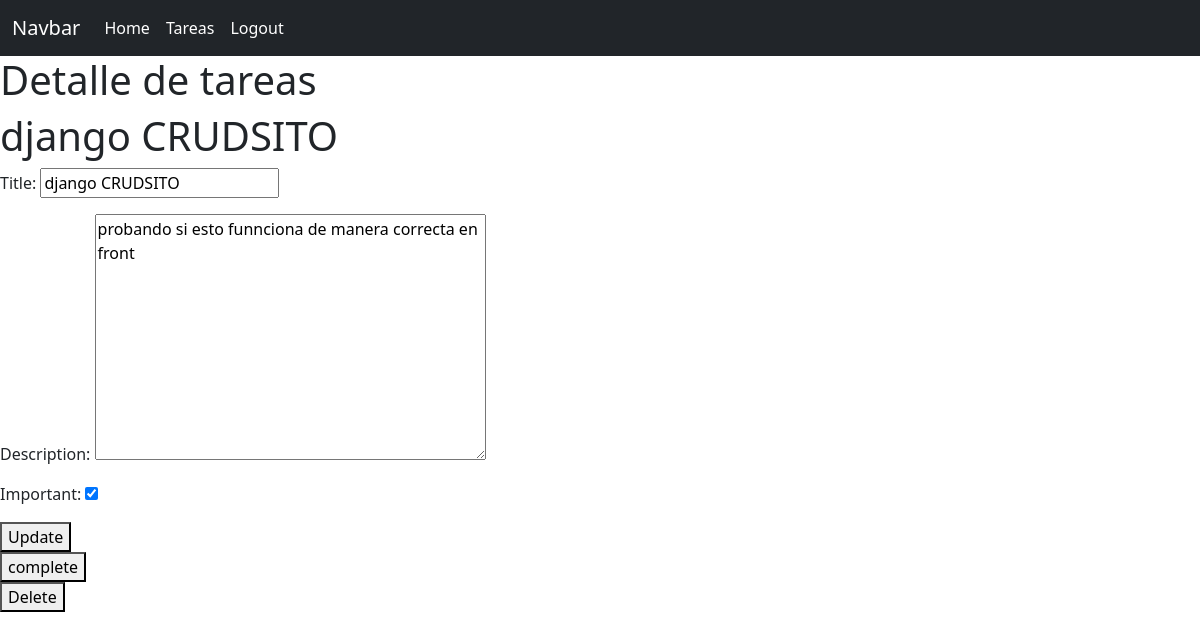
/tareas/1/ (signed in), run on the app's committed database.
### task/models.py (models this page shows, shortened)
class Tareas(models.Model):
    title = models.CharField(max_length=100)
    description = models.TextField(blank=True)
    created = models.DateTimeField(auto_now_add=True)
    datecompleted = models.DateTimeField(null=True)
    important = models.BooleanField(default=False)
    user = models.ForeignKey(User, on_delete=models.CASCADE)

### task/views.py (the view, shortened to what this page needs)
# urls.py: path('tareas/<int:id>/', views.detail, name='tareas_detail'),
@login_required
def detail(request, id):
    if request.method == 'GET':
        tarea = get_object_or_404(Tareas, pk=id)
        form = TaskForm(instance=tarea)
        return render(request, 'detail.html', {'tareas': tarea, 'form': form})

### task/form.py
class TaskForm(ModelForm):
    class Meta:
        model = Tareas
        fields = ['title', 'description', 'important']

### task/templates/detail.html (shortened to what this page needs)
{% extends 'base.html'%}
{% block content %}
<h1>Detalle de tareas</h1>
<h1>{{tareas.title}}</h1>
<form method="POST">
    {{form.as_p}}
    <button>
        Update
    </button>
</form>
<form action="{% url 'complete_tarea' 1 %}" method="POST">
    <button>complete</button>
</form>
<form action="{% url 'delete_tarea' 1 %}" method="POST">
    <button>Delete</button>
</form>
{% endblock %}

### data on the page
Tareas: title "django CRUDSITO", description "probando si esto funnciona de manera correcta en front", important "☑"
